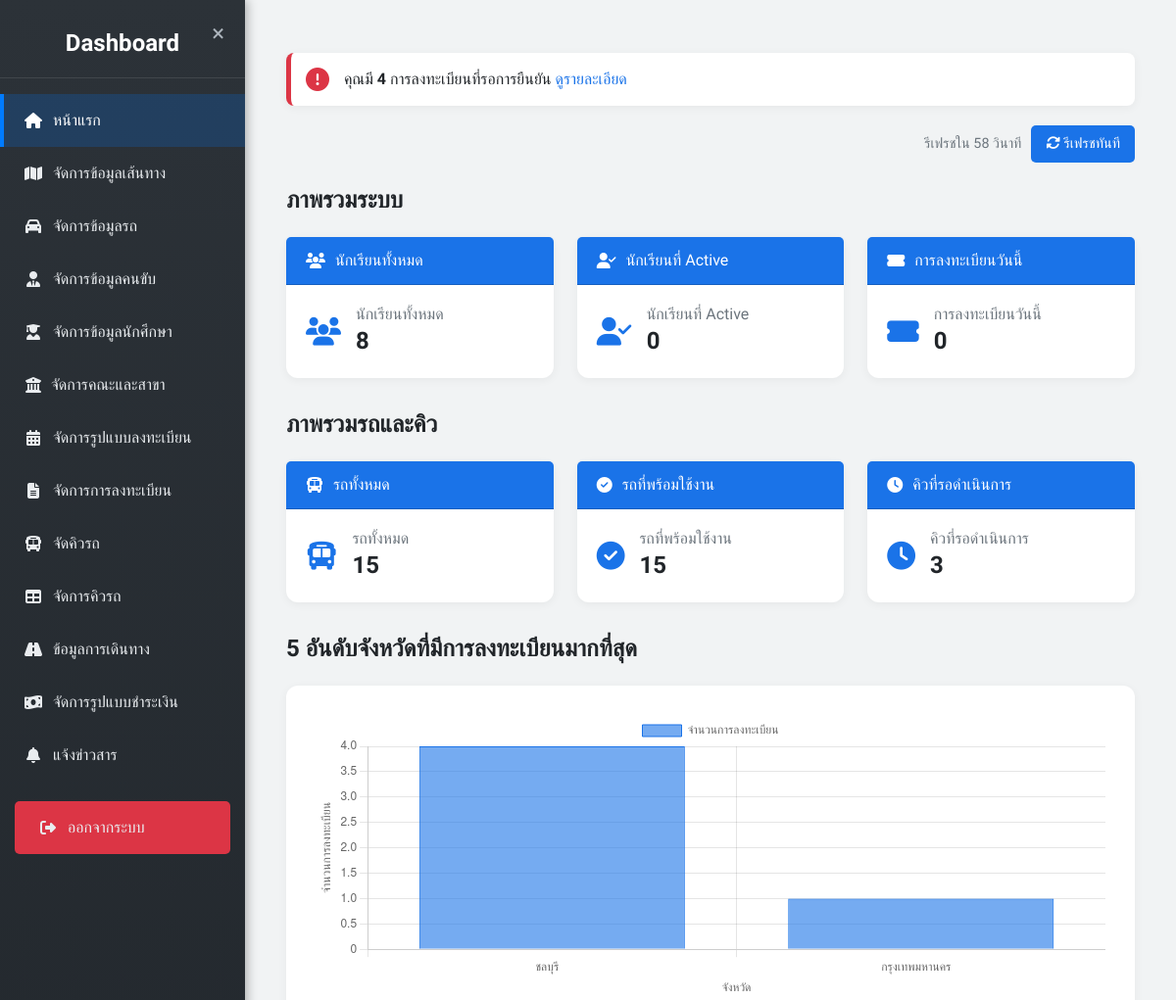
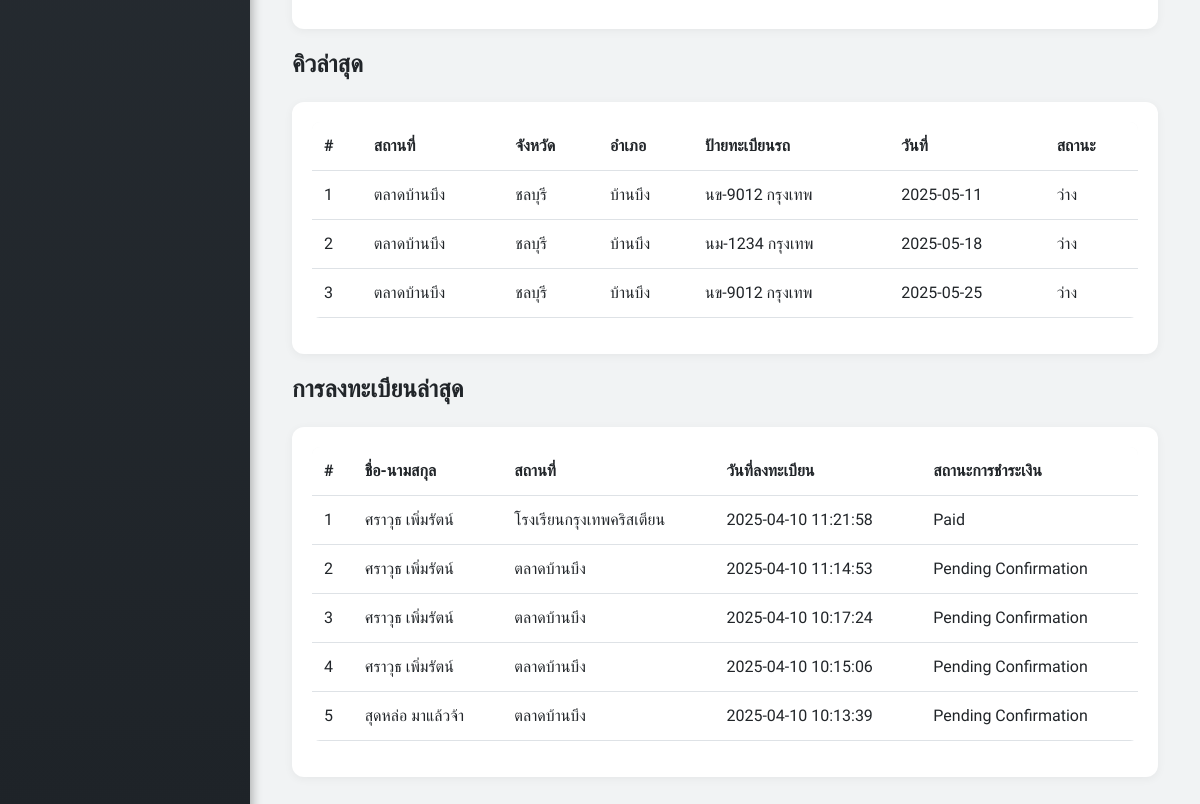
The app's page /admin/admin_dashboard.php, older data (2 pictures, top to bottom).
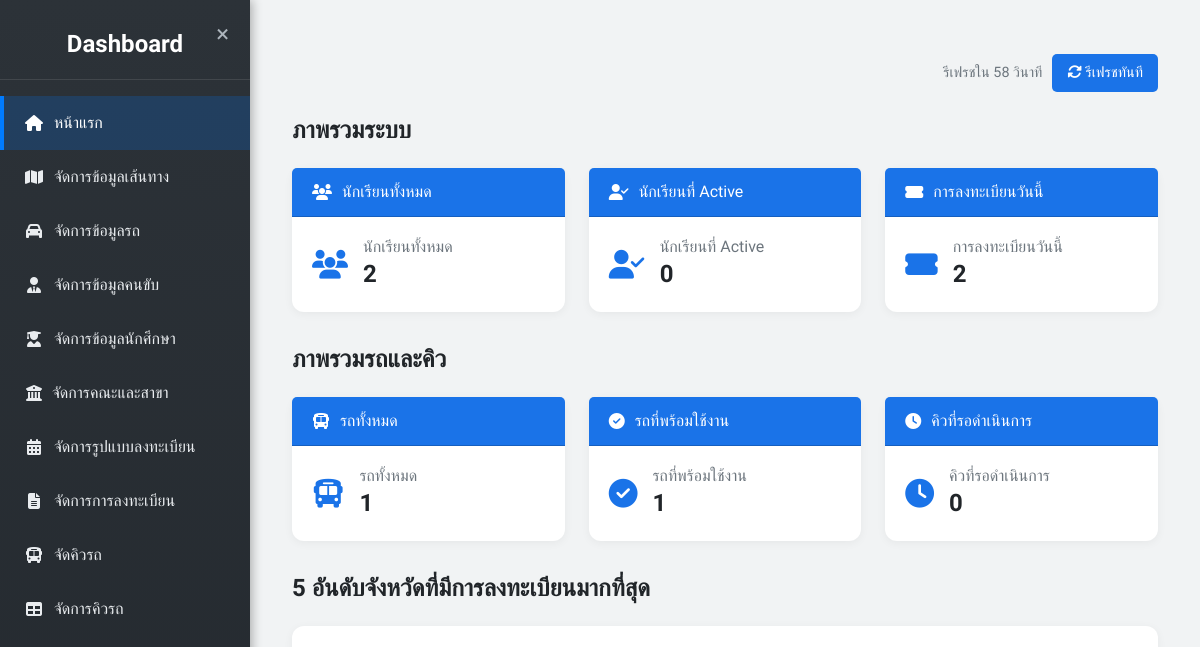
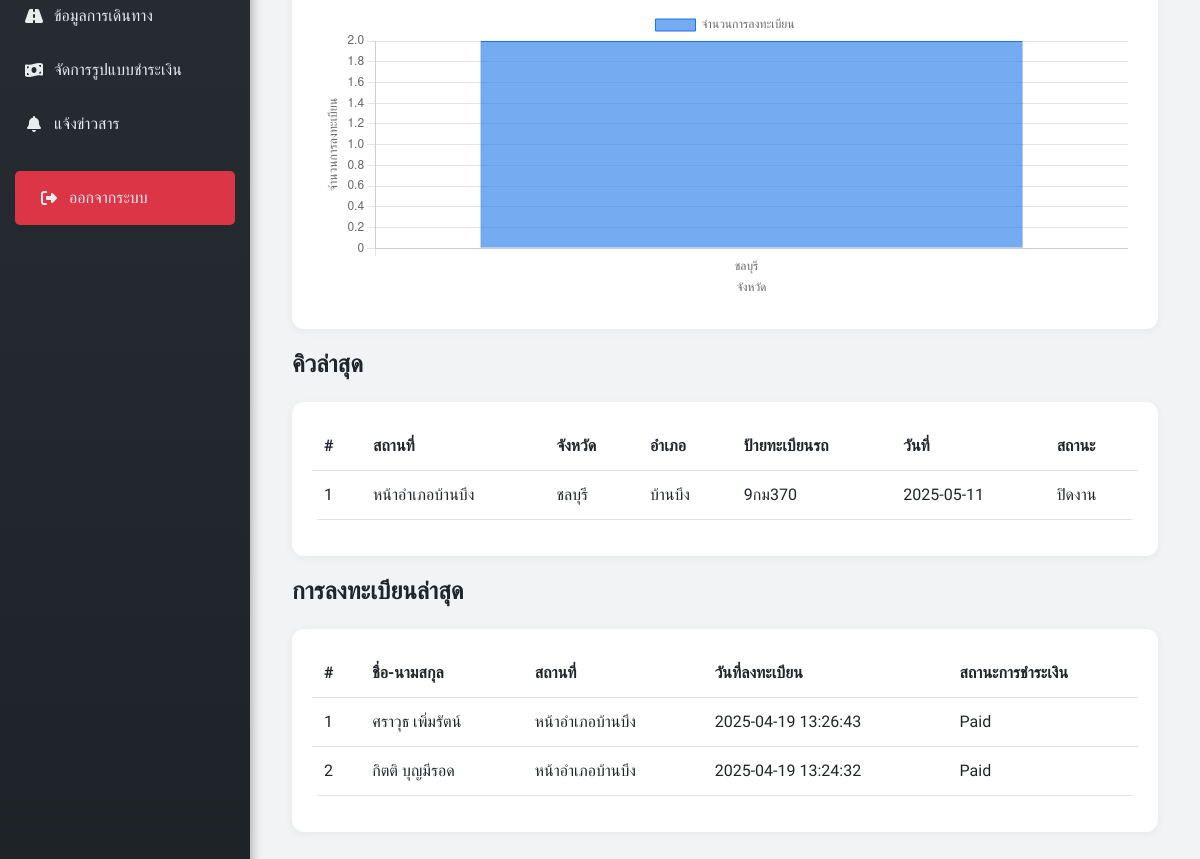
The same page, newer data (2 pictures, top to bottom).
### tables this page shows
CREATE TABLE `queue` (
  `queue_id` int(11) NOT NULL,
  `province_id` int(11) NOT NULL,
  `amphur_id` int(11) NOT NULL,
  `location` varchar(255) NOT NULL,
  `car_id` int(11) NOT NULL,
  `created_at` timestamp NOT NULL DEFAULT current_timestamp(),
  `year` varchar(255) DEFAULT NULL,
  `status_car` enum('ว่าง','ถึงจุดรับ','ออกเดินทาง','ถึงที่หมาย','ปิดงาน') DEFAULT 'ว่าง',
  `queue_date` date DEFAULT NULL
);

CREATE TABLE `province` (
  `PROVINCE_ID` int(5) NOT NULL,
  `PROVINCE_NAME` varchar(150) NOT NULL
);

CREATE TABLE `amphur` (
  `AMPHUR_ID` int(5) NOT NULL,
  `AMPHUR_NAME` varchar(150) NOT NULL,
  `PROVINCE_ID` int(5) NOT NULL DEFAULT 0
);

CREATE TABLE `car` (
  `car_id` int(11) NOT NULL,
  `car_license` varchar(50) NOT NULL,
  `car_brand` varchar(100) NOT NULL,
  `car_color` varchar(50) DEFAULT NULL,
  `car_seat` int(11) NOT NULL,
  `car_status` enum('available','unavailable') DEFAULT 'available',
  `car_image` varchar(255) DEFAULT NULL,
  `driver_id` varchar(255) DEFAULT NULL
);

CREATE TABLE `transport_registration` (
  `id` int(11) NOT NULL,
  `transport_schedule_id` int(11) DEFAULT NULL,
  `route_id` int(11) DEFAULT NULL,
  `num_of_days` int(11) DEFAULT NULL,
  `total_price` decimal(10,2) DEFAULT NULL,
  `payment_status` enum('Paid','Pending Confirmation') NOT NULL DEFAULT 'Paid',
  `payment_receipt_image` varchar(255) DEFAULT NULL,
  `created_at` timestamp NOT NULL DEFAULT current_timestamp(),
  `stu_username` varchar(255) DEFAULT NULL
);

CREATE TABLE `students` (
  `stu_ID` int(10) NOT NULL,
  `stu_username` varchar(255) NOT NULL,
  `stu_password` varchar(255) NOT NULL,
  `stu_year` varchar(4) NOT NULL,
  `stu_license` varchar(13) NOT NULL,
  `stu_name` varchar(255) NOT NULL,
  `stu_lastname` varchar(255) NOT NULL,
  `stu_tel` varchar(10) NOT NULL,
  `stu_faculty` varchar(255) NOT NULL,
  `stu_major` varchar(255) NOT NULL,
  `stu_status` enum('ขึ้นรถแล้ว','ลา','สาย','เลิกเรียนแล้ว') DEFAULT NULL,
  `created_at` timestamp NOT NULL DEFAULT current_timestamp(),
  `last_login` datetime DEFAULT NULL,
  `login_status` varchar(20) DEFAULT 'inactive',
  `stu_img` varchar(255) DEFAULT NULL
);

CREATE TABLE `routes` (
  `route_ID` int(11) NOT NULL,
  `province` varchar(100) NOT NULL,
  `amphur` varchar(100) NOT NULL,
  `location` varchar(255) NOT NULL,
  `price` decimal(10,2) NOT NULL,
  `route_image` varchar(255) DEFAULT NULL
);

### admin/admin_dashboard.php (the view, shortened to what the rows shown need)
<?php
require_once('config/condb.php');
try {
    $stmt_queues = $conn->prepare(
        "SELECT q.queue_id, q.location, q.status_car, q.queue_date, p.PROVINCE_NAME, a.AMPHUR_NAME, c.car_license
         FROM queue q
         JOIN province p ON q.province_id = p.PROVINCE_ID
         JOIN amphur a ON q.amphur_id = a.AMPHUR_ID
         JOIN car c ON q.car_id = c.car_id
         ORDER BY q.created_at DESC
         LIMIT 5"
    );
    $stmt_queues->execute();
    $recent_queues = $stmt_queues->fetchAll(PDO::FETCH_ASSOC);
} catch (PDOException $e) {
    $_SESSION['error'] = "เกิดข้อผิดพลาด: " . $e->getMessage();
    header("location: index.php");
    exit();
}
try {
    $stmt_registrations = $conn->prepare(
        "SELECT tr.id, tr.payment_status, tr.created_at, s.stu_name, s.stu_lastname, r.location
         FROM transport_registration tr
         JOIN students s ON tr.stu_username = s.stu_username
         JOIN routes r ON tr.route_id = r.route_ID
         ORDER BY tr.created_at DESC
         LIMIT 5"
    );
    $stmt_registrations->execute();
    $recent_registrations = $stmt_registrations->fetchAll(PDO::FETCH_ASSOC);
} catch (PDOException $e) {
    $_SESSION['error'] = "เกิดข้อผิดพลาด: " . $e->getMessage();
    header("location: index.php");
    exit();
}
?>
<!DOCTYPE html>
<html lang="th">
<head>
    <link href="https://cdn.jsdelivr.net/npm/bootstrap@5.3.0-alpha1/dist/css/bootstrap.min.css" rel="stylesheet">
    <link rel="stylesheet" href="https://cdnjs.cloudflare.com/ajax/libs/font-awesome/6.4.0/css/all.min.css">
    <link rel="stylesheet" href="style.css">
</head>
<body>
    <?php include('sidebar.php'); ?>
    <div class="content" id="content">
        <div class="container mt-4">
            <div class="table-container">
                <table class="table table-hover">
                    <thead>
                        <tr>
                            <th>#</th>
                            <th>สถานที่</th>
                            <th>จังหวัด</th>
                            <th>อำเภอ</th>
                            <th>ป้ายทะเบียนรถ</th>
                            <th>วันที่</th>
                            <th>สถานะ</th>
                        </tr>
                    </thead>
                    <tbody>
                        <?php foreach ($recent_queues as $index => $queue): ?>
                            <tr>
                                <td><?php echo $index + 1; ?></td>
                                <td><?php echo htmlspecialchars($queue['location']); ?></td>
                                <td><?php echo htmlspecialchars($queue['PROVINCE_NAME']); ?></td>
                                <td><?php echo htmlspecialchars($queue['AMPHUR_NAME']); ?></td>
                                <td><?php echo htmlspecialchars($queue['car_license']); ?></td>
                                <td><?php echo htmlspecialchars($queue['queue_date']); ?></td>
                                <td class="status-car-<?php echo htmlspecialchars($queue['status_car']); ?>">
                                    <?php echo htmlspecialchars($queue['status_car']); ?>
                                </td>
                            </tr>
                        <?php endforeach; ?>
                    </tbody>
                </table>
            </div>
            <div class="table-container">
                <table class="table table-hover">
                    <thead>
                        <tr>
                            <th>#</th>
                            <th>ชื่อ-นามสกุล</th>
                            <th>สถานที่</th>
                            <th>วันที่ลงทะเบียน</th>
                            <th>สถานะการชำระเงิน</th>
                        </tr>
                    </thead>
                    <tbody>
                        <?php foreach ($recent_registrations as $index => $registration): ?>
                            <tr>
                                <td><?php echo $index + 1; ?></td>
                                <td><?php echo htmlspecialchars($registration['stu_name'] . ' ' . $registration['stu_lastname']); ?></td>
                                <td><?php echo htmlspecialchars($registration['location']); ?></td>
                                <td><?php echo htmlspecialchars($registration['created_at']); ?></td>
                                <td class="status-<?php echo strtolower($registration['payment_status'] == 'Pending Confirmation' ? 'pending' : 'paid'); ?>">
                                    <?php echo htmlspecialchars($registration['payment_status']); ?>
                                </td>
                            </tr>
                        <?php endforeach; ?>
                    </tbody>
                </table>
            </div>
        </div>
    </div>
</body>
</html>

Row changes from the older to the newer data that the page shows:
removed queue: location "ตลาดบ้านบึง", province.PROVINCE_NAME "ชลบุรี", amphur.AMPHUR_NAME "บ้านบึง", car.car_license "นข-9012 กรุงเทพ", queue_date "2025-05-11", status_car "ว่าง"
removed queue: location "ตลาดบ้านบึง", province.PROVINCE_NAME "ชลบุรี", amphur.AMPHUR_NAME "บ้านบึง", car.car_license "นม-1234 กรุงเทพ", queue_date "2025-05-18", status_car "ว่าง"
removed queue: location "ตลาดบ้านบึง", province.PROVINCE_NAME "ชลบุรี", amphur.AMPHUR_NAME "บ้านบึง", car.car_license "นข-9012 กรุงเทพ", queue_date "2025-05-25", status_car "ว่าง"
removed transport_registration: students.stu_name+stu_lastname "ศราวุธ เพิ่มรัตน์", route.location "โรงเรียนกรุงเทพคริสเตียน", created_at "2025-04-10 11:21:58", payment_status "Paid"
removed transport_registration: students.stu_name+stu_lastname "ศราวุธ เพิ่มรัตน์", route.location "ตลาดบ้านบึง", created_at "2025-04-10 11:14:53", payment_status "Pending Confirmation"
removed transport_registration: students.stu_name+stu_lastname "ศราวุธ เพิ่มรัตน์", route.location "ตลาดบ้านบึง", created_at "2025-04-10 10:17:24", payment_status "Pending Confirmation"
removed transport_registration: students.stu_name+stu_lastname "ศราวุธ เพิ่มรัตน์", route.location "ตลาดบ้านบึง", created_at "2025-04-10 10:15:06", payment_status "Pending Confirmation"
removed transport_registration: students.stu_name+stu_lastname "สุดหล่อ มาแล้วจ้า", route.location "ตลาดบ้านบึง", created_at "2025-04-10 10:13:39", payment_status "Pending Confirmation"
added queue: location "หน้าอำเภอบ้านบึง", province.PROVINCE_NAME "ชลบุรี", amphur.AMPHUR_NAME "บ้านบึง", car.car_license "9กม370", queue_date "2025-05-11", status_car "ปิดงาน"
added transport_registration: students.stu_name+stu_lastname "ศราวุธ เพิ่มรัตน์", route.location "หน้าอำเภอบ้านบึง", created_at "2025-04-19 13:26:43", payment_status "Paid"
added transport_registration: students.stu_name+stu_lastname "กิตติ บุญมีรอด", route.location "หน้าอำเภอบ้านบึง", created_at "2025-04-19 13:24:32", payment_status "Paid"
Text that changed along with them:
$total_students: "8" → "2"
$registrations_today: "0" → "2"
$total_cars: "15" → "1"
$available_cars: "15" → "1"
$pending_queues: "3" → "0"
chart data {{ json_encode($registration_counts) }}: [4,1] → [2]
$pending_confirmations: "4" → (not shown)
text no longer shown: "คุณมี การลงทะเบียนที่รอการยืนยัน ดูรายละเอียด"
